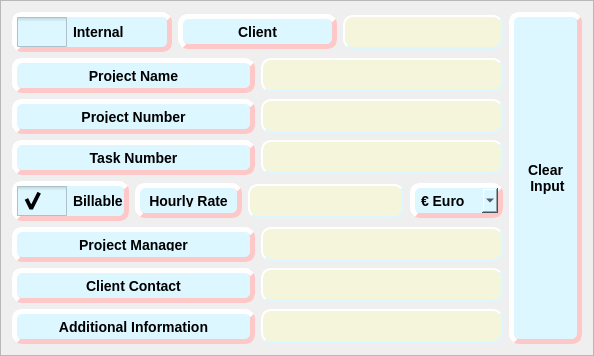
           <widget class="QFrame" name="frame_project_info">
            <property name="frameShape">
             <enum>QFrame::StyledPanel</enum>
            </property>
            <property name="frameShadow">
             <enum>QFrame::Raised</enum>
            </property>
            <layout class="QGridLayout" name="gridLayout_6">
             <item row="0" column="0">
              <layout class="QHBoxLayout" name="horizontalLayout_project_info">
               <item>
                <layout class="QVBoxLayout" name="verticalLayout_project_info">
                 <item>
                  <layout class="QHBoxLayout" name="horizontalLayout1_client">
                   <item>
                    <widget class="QCheckBox" name="checkBox_internal">
                     <property name="styleSheet">
                      <string notr="true">QCheckBox{
	max-width: 150px;
    background-color: rgb(220, 247, 255);
    border-style: outset;
    border-width: 5px;
    border-radius: 10px;
   border-color: rgb(255, 200, 200);
    font: bold 14px;
     padding: 0px;
}
QCheckBox::indicator{
margin-left:10%; margin-right:10%;
width: 30px;
height: 30px;
}

QCheckBox::indicator::unchecked{
	image: url(:/images/icons8-toggle-off-100.png);

}

QCheckBox::indicator::checked{
	image: url(:/images/icons8-toggle-on-100.png);
}
</string>
                     </property>
                     <property name="text">
                      <string>Internal</string>
                     </property>
                     <property name="checked">
                      <bool>false</bool>
                     </property>
                    </widget>
                   </item>
                   <item>
                    <widget class="QLabel" name="label_PI_client">
                     <property name="sizePolicy">
                      <sizepolicy hsizetype="Preferred" vsizetype="Preferred">
                       <horstretch>0</horstretch>
                       <verstretch>0</verstretch>
                      </sizepolicy>
                     </property>
                     <property name="minimumSize">
                      <size>
                       <width>107</width>
                       <height>0</height>
                      </size>
                     </property>
                     <property name="maximumSize">
                      <size>
                       <width>172</width>
                       <height>35</height>
                      </size>
                     </property>
                     <property name="styleSheet">
                      <string notr="true">QLabel{
max-width: 150px;
    background-color: rgb(220, 247, 255);
    border-style: outset;
    border-width: 5px;
    border-radius: 10px;
   border-color: rgb(255, 200, 200);
    font: bold 14px;
    min-width: 5em;
    padding: 6px;
}</string>
                     </property>
                     <property name="text">
                      <string>Client</string>
                     </property>
                     <property name="scaledContents">
                      <bool>false</bool>
                     </property>
                     <property name="alignment">
                      <set>Qt::AlignCenter</set>
                     </property>
                     <property name="wordWrap">
                      <bool>false</bool>
                     </property>
                    </widget>
                   </item>
                   <item>
                    <widget class="QLineEdit" name="lineEdit_PI_client">
                     <property name="sizePolicy">
                      <sizepolicy hsizetype="Minimum" vsizetype="Fixed">
                       <horstretch>0</horstretch>
                       <verstretch>0</verstretch>
                      </sizepolicy>
                     </property>
                     <property name="minimumSize">
                      <size>
                       <width>101</width>
                       <height>0</height>
                      </size>
                     </property>
                     <property name="styleSheet">
                      <string notr="true">QLineEdit
{
background-color:beige;    
border-style:outset;
    border-width: 2px;
    border-radius: 10px;
border-color: rgb(220, 247, 255);
    font: bold 14px;
    min-width: 5em;
    padding: 6px;
}</string>
                     </property>
                    </widget>
                   </item>
                  </layout>
                 </item>
                 <item>
                  <layout class="QHBoxLayout" name="horizontalLayout_p_name">
                   <item>
                    <widget class="QLabel" name="label_PI_p_name">
                     <property name="sizePolicy">
                      <sizepolicy hsizetype="Preferred" vsizetype="Preferred">
                       <horstretch>0</horstretch>
                       <verstretch>0</verstretch>
                      </sizepolicy>
                     </property>
                     <property name="minimumSize">
                      <size>
                       <width>107</width>
                       <height>0</height>
                      </size>
                     </property>
                     <property name="maximumSize">
                      <size>
                       <width>337</width>
                       <height>35</height>
                      </size>
                     </property>
                     <property name="styleSheet">
                      <string notr="true">QLabel{
max-width: 315px;
    background-color: rgb(220, 247, 255);
    border-style: outset;
    border-width: 5px;
    border-radius: 10px;
   border-color: rgb(255, 200, 200);
    font: bold 14px;
    min-width: 5em;
    padding: 6px;
}</string>
                     </property>
                     <property name="text">
                      <string>Project Name</string>
                     </property>
                     <property name="scaledContents">
                      <bool>false</bool>
                     </property>
                     <property name="alignment">
                      <set>Qt::AlignCenter</set>
                     </property>
                     <property name="wordWrap">
                      <bool>false</bool>
                     </property>
                    </widget>
                   </item>
                   <item>
                    <widget class="QLineEdit" name="lineEdit_PI_p_name">
                     <property name="sizePolicy">
                      <sizepolicy hsizetype="Minimum" vsizetype="Fixed">
                       <horstretch>0</horstretch>
                       <verstretch>0</verstretch>
                      </sizepolicy>
                     </property>
                     <property name="minimumSize">
                      <size>
                       <width>101</width>
                       <height>0</height>
                      </size>
                     </property>
                     <property name="styleSheet">
                      <string notr="true">QLineEdit
{
background-color:beige;    
border-style:outset;
    border-width: 2px;
    border-radius: 10px;
border-color: rgb(220, 247, 255);
    font: bold 14px;
    min-width: 5em;
    padding: 6px;
}</string>
                     </property>
                    </widget>
                   </item>
                  </layout>
                 </item>
                 <item>
                  <layout class="QHBoxLayout" name="horizontalLayout_p_number">
                   <item>
                    <widget class="QLabel" name="label_PI_p_number">
                     <property name="sizePolicy">
                      <sizepolicy hsizetype="Preferred" vsizetype="Preferred">
                       <horstretch>0</horstretch>
                       <verstretch>0</verstretch>
                      </sizepolicy>
                     </property>
                     <property name="minimumSize">
                      <size>
                       <width>107</width>
                       <height>0</height>
                      </size>
                     </property>
                     <property name="maximumSize">
                      <size>
                       <width>337</width>
                       <height>35</height>
                      </size>
                     </property>
                     <property name="styleSheet">
                      <string notr="true">QLabel{
	max-width: 315px;
    background-color: rgb(220, 247, 255);
    border-style: outset;
    border-width: 5px;
    border-radius: 10px;
   border-color: rgb(255, 200, 200);
    font: bold 14px;
    min-width: 5em;
    padding: 6px;
}</string>
                     </property>
                     <property name="text">
                      <string>Project Number</string>
                     </property>
                     <property name="scaledContents">
                      <bool>false</bool>
                     </property>
                     <property name="alignment">
                      <set>Qt::AlignCenter</set>
                     </property>
                     <property name="wordWrap">
                      <bool>false</bool>
                     </property>
                    </widget>
                   </item>
                   <item>
                    <widget class="QLineEdit" name="lineEdit_PI_p_number">
                     <property name="sizePolicy">
                      <sizepolicy hsizetype="Minimum" vsizetype="Fixed">
                       <horstretch>0</horstretch>
                       <verstretch>0</verstretch>
                      </sizepolicy>
                     </property>
                     <property name="minimumSize">
                      <size>
                       <width>101</width>
                       <height>0</height>
                      </size>
                     </property>
                     <property name="styleSheet">
                      <string notr="true">QLineEdit
{
background-color:beige;    
border-style:outset;
    border-width: 2px;
    border-radius: 10px;
border-color: rgb(220, 247, 255);
    font: bold 14px;
    min-width: 5em;
    padding: 6px;
}</string>
                     </property>
                    </widget>
                   </item>
                  </layout>
                 </item>
                 <item>
                  <layout class="QHBoxLayout" name="horizontalLayout_t_number">
                   <item>
                    <widget class="QLabel" name="label_PI_t_number">
                     <property name="sizePolicy">
                      <sizepolicy hsizetype="Preferred" vsizetype="Preferred">
                       <horstretch>0</horstretch>
                       <verstretch>0</verstretch>
                      </sizepolicy>
                     </property>
                     <property name="minimumSize">
                      <size>
                       <width>107</width>
                       <height>0</height>
                      </size>
                     </property>
                     <property name="maximumSize">
                      <size>
                       <width>337</width>
                       <height>35</height>
                      </size>
                     </property>
                     <property name="styleSheet">
                      <string notr="true">QLabel{
max-width: 315px;
    background-color: rgb(220, 247, 255);
    border-style: outset;
    border-width: 5px;
    border-radius: 10px;
   border-color: rgb(255, 200, 200);
    font: bold 14px;
    min-width: 5em;
    padding: 6px;
}</string>
                     </property>
                     <property name="text">
                      <string>Task Number</string>
                     </property>
                     <property name="scaledContents">
                      <bool>false</bool>
                     </property>
                     <property name="alignment">
                      <set>Qt::AlignCenter</set>
                     </property>
                     <property name="wordWrap">
                      <bool>false</bool>
                     </property>
                    </widget>
                   </item>
                   <item>
                    <widget class="QLineEdit" name="lineEdit_PI_t_number">
                     <property name="sizePolicy">
                      <sizepolicy hsizetype="Minimum" vsizetype="Fixed">
                       <horstretch>0</horstretch>
                       <verstretch>0</verstretch>
                      </sizepolicy>
                     </property>
                     <property name="minimumSize">
                      <size>
                       <width>101</width>
                       <height>0</height>
                      </size>
                     </property>
                     <property name="styleSheet">
                      <string notr="true">QLineEdit
{
background-color:beige;    
border-style:outset;
    border-width: 2px;
    border-radius: 10px;
border-color: rgb(220, 247, 255);
    font: bold 14px;
    min-width: 5em;
    padding: 6px;
}</string>
                     </property>
                    </widget>
                   </item>
                  </layout>
                 </item>
                 <item>
                  <layout class="QHBoxLayout" name="horizontalLayout_currency">
                   <item>
                    <widget class="QCheckBox" name="checkBox_billable">
                     <property name="styleSheet">
                      <string notr="true">QCheckBox{
max-width: 150px;

    background-color: rgb(220, 247, 255);
    border-style: outset;
    border-width: 5px;
    border-radius: 10px;
   border-color: rgb(255, 200, 200);
    font: bold 14px;
     padding: 0px;
}
QCheckBox::indicator{
margin-left:10%; margin-right:10%;
width: 30px;
height: 30px;
}

QCheckBox::indicator::unchecked{
	image: url(:/images/icons8-toggle-off-100.png);

}

QCheckBox::indicator::checked{
	image: url(:/images/icons8-toggle-on-100.png);
}
</string>
                     </property>
                     <property name="text">
                      <string>Billable</string>
                     </property>
                     <property name="checked">
                      <bool>true</bool>
                     </property>
                    </widget>
                   </item>
                   <item>
                    <widget class="QLabel" name="label_PI_rate">
                     <property name="sizePolicy">
                      <sizepolicy hsizetype="Preferred" vsizetype="Preferred">
                       <horstretch>0</horstretch>
                       <verstretch>0</verstretch>
                      </sizepolicy>
                     </property>
                     <property name="minimumSize">
                      <size>
                       <width>107</width>
                       <height>0</height>
                      </size>
                     </property>
                     <property name="maximumSize">
                      <size>
                       <width>172</width>
                       <height>35</height>
                      </size>
                     </property>
                     <property name="styleSheet">
                      <string notr="true">QLabel{
max-width: 150px;
    background-color: rgb(220, 247, 255);
    border-style: outset;
    border-width: 5px;
    border-radius: 10px;
   border-color: rgb(255, 200, 200);
    font: bold 14px;
    min-width: 5em;
    padding: 6px;
}</string>
                     </property>
                     <property name="text">
                      <string>Hourly Rate</string>
                     </property>
                     <property name="scaledContents">
                      <bool>false</bool>
                     </property>
                     <property name="alignment">
                      <set>Qt::AlignCenter</set>
                     </property>
                     <property name="wordWrap">
                      <bool>false</bool>
                     </property>
                    </widget>
                   </item>
                   <item>
                    <widget class="QLineEdit" name="lineEdit_PI_rate">
                     <property name="sizePolicy">
                      <sizepolicy hsizetype="Minimum" vsizetype="Fixed">
                       <horstretch>0</horstretch>
                       <verstretch>0</verstretch>
                      </sizepolicy>
                     </property>
                     <property name="minimumSize">
                      <size>
                       <width>0</width>
                       <height>0</height>
                      </size>
                     </property>
                     <property name="styleSheet">
                      <string notr="true">QLineEdit
{
background-color:beige;    
border-style:outset;
    border-width: 2px;
    border-radius: 10px;
border-color: rgb(220, 247, 255);
    font: bold 14px;
    padding: 6px;
}</string>
                     </property>
                    </widget>
                   </item>
                   <item>
                    <widget class="QComboBox" name="comboBox_PI_currency">
                     <property name="maximumSize">
                      <size>
                       <width>172</width>
                       <height>35</height>
                      </size>
                     </property>
                     <property name="styleSheet">
                      <string notr="true">QComboBox{
max-width: 150px;
    background-color: rgb(220, 247, 255);
    border-style: outset;
    border-width: 5px;
    border-radius: 10px;
   border-color: rgb(255, 200, 200);
    font: bold 14px;
    min-width: 10em;
    padding: 6px;
}
QComboBox::hover{
    background-color:rgb(206, 232, 255) ;
	border-style: outset;
    border-width: 5px;
    border-radius: 10px;
	border-color: rgb(255, 144, 144);
    font: bold 14px;
    min-width: 10em;
    padding: 6px;
}</string>
                     </property>
                     <item>
                      <property name="text">
                       <string>€ Euro</string>
                      </property>
                     </item>
                     <item>
                      <property name="text">
                       <string>$ Dollar</string>
                      </property>
                     </item>
                    </widget>
                   </item>
                  </layout>
                 </item>
                 <item>
                  <layout class="QHBoxLayout" name="horizontalLayout_p_manager">
                   <item>
                    <widget class="QLabel" name="label_PI_p_manager">
                     <property name="sizePolicy">
                      <sizepolicy hsizetype="Preferred" vsizetype="Preferred">
                       <horstretch>0</horstretch>
                       <verstretch>0</verstretch>
                      </sizepolicy>
                     </property>
                     <property name="minimumSize">
                      <size>
                       <width>107</width>
                       <height>0</height>
                      </size>
                     </property>
                     <property name="maximumSize">
                      <size>
                       <width>337</width>
                       <height>35</height>
                      </size>
                     </property>
                     <property name="styleSheet">
                      <string notr="true">QLabel{
max-width: 315px;
    background-color: rgb(220, 247, 255);
    border-style: outset;
    border-width: 5px;
    border-radius: 10px;
   border-color: rgb(255, 200, 200);
    font: bold 14px;
    min-width: 5em;
    padding: 6px;
}</string>
                     </property>
                     <property name="text">
                      <string>Project Manager</string>
                     </property>
                     <property name="scaledContents">
                      <bool>false</bool>
                     </property>
                     <property name="alignment">
                      <set>Qt::AlignCenter</set>
                     </property>
                     <property name="wordWrap">
                      <bool>false</bool>
                     </property>
                    </widget>
                   </item>
                   <item>
                    <widget class="QLineEdit" name="lineEdit_PI_p_manager">
                     <property name="sizePolicy">
                      <sizepolicy hsizetype="Minimum" vsizetype="Fixed">
                       <horstretch>0</horstretch>
                       <verstretch>0</verstretch>
                      </sizepolicy>
                     </property>
                     <property name="minimumSize">
                      <size>
                       <width>101</width>
                       <height>0</height>
                      </size>
                     </property>
                     <property name="styleSheet">
                      <string notr="true">QLineEdit
{
background-color:beige;    
border-style:outset;
    border-width: 2px;
    border-radius: 10px;
border-color: rgb(220, 247, 255);
    font: bold 14px;
    min-width: 5em;
    padding: 6px;
}</string>
                     </property>
                    </widget>
                   </item>
                  </layout>
                 </item>
                 <item>
                  <layout class="QHBoxLayout" name="horizontalLayout1_client_contact">
                   <item>
                    <widget class="QLabel" name="label_PI_client_contact">
                     <property name="sizePolicy">
                      <sizepolicy hsizetype="Preferred" vsizetype="Preferred">
                       <horstretch>0</horstretch>
                       <verstretch>0</verstretch>
                      </sizepolicy>
                     </property>
                     <property name="minimumSize">
                      <size>
                       <width>107</width>
                       <height>0</height>
                      </size>
                     </property>
                     <property name="maximumSize">
                      <size>
                       <width>337</width>
                       <height>35</height>
                      </size>
                     </property>
                     <property name="styleSheet">
                      <string notr="true">QLabel{
max-width: 315px;
    background-color: rgb(220, 247, 255);
    border-style: outset;
    border-width: 5px;
    border-radius: 10px;
   border-color: rgb(255, 200, 200);
    font: bold 14px;
    min-width: 5em;
    padding: 6px;
}</string>
                     </property>
                     <property name="text">
                      <string>Client Contact</string>
                     </property>
                     <property name="scaledContents">
                      <bool>false</bool>
                     </property>
                     <property name="alignment">
                      <set>Qt::AlignCenter</set>
                     </property>
                     <property name="wordWrap">
                      <bool>false</bool>
                     </property>
                    </widget>
                   </item>
                   <item>
                    <widget class="QLineEdit" name="lineEdit_PI_client_contact">
                     <property name="enabled">
                      <bool>true</bool>
                     </property>
                     <property name="sizePolicy">
                      <sizepolicy hsizetype="Minimum" vsizetype="Fixed">
                       <horstretch>0</horstretch>
                       <verstretch>0</verstretch>
                      </sizepolicy>
                     </property>
                     <property name="minimumSize">
                      <size>
                       <width>101</width>
                       <height>0</height>
                      </size>
                     </property>
                     <property name="styleSheet">
                      <string notr="true">QLineEdit
{
background-color:beige;    
border-style:outset;
    border-width: 2px;
    border-radius: 10px;
border-color: rgb(220, 247, 255);
    font: bold 14px;
    min-width: 5em;
    padding: 6px;
}</string>
                     </property>
                    </widget>
                   </item>
                  </layout>
                 </item>
                 <item>
                  <layout class="QHBoxLayout" name="horizontalLayout_add_info">
                   <item>
                    <widget class="QLabel" name="label_PI_add_info">
                     <property name="sizePolicy">
                      <sizepolicy hsizetype="Preferred" vsizetype="Preferred">
                       <horstretch>0</horstretch>
                       <verstretch>0</verstretch>
                      </sizepolicy>
                     </property>
                     <property name="minimumSize">
                      <size>
                       <width>107</width>
                       <height>0</height>
                      </size>
                     </property>
                     <property name="maximumSize">
                      <size>
                       <width>337</width>
                       <height>35</height>
                      </size>
                     </property>
                     <property name="styleSheet">
                      <string notr="true">QLabel{
max-width: 315px;
    background-color: rgb(220, 247, 255);
    border-style: outset;
    border-width: 5px;
    border-radius: 10px;
   border-color: rgb(255, 200, 200);
    font: bold 14px;
    min-width: 5em;
    padding: 6px;
}</string>
                     </property>
                     <property name="text">
                      <string>Additional Information</string>
                     </property>
                     <property name="scaledContents">
                      <bool>false</bool>
                     </property>
                     <property name="alignment">
                      <set>Qt::AlignCenter</set>
                     </property>
                     <property name="wordWrap">
                      <bool>false</bool>
                     </property>
                    </widget>
                   </item>
                   <item>
                    <widget class="QLineEdit" name="lineEdit_PI_add_info">
                     <property name="sizePolicy">
                      <sizepolicy hsizetype="Minimum" vsizetype="Fixed">
                       <horstretch>0</horstretch>
                       <verstretch>0</verstretch>
                      </sizepolicy>
                     </property>
                     <property name="styleSheet">
                      <string notr="true">QLineEdit
{
background-color:beige;    
border-style:outset;
    border-width: 2px;
    border-radius: 10px;
border-color: rgb(220, 247, 255);
    font: bold 14px;
    min-width: 5em;
    padding: 6px;
}</string>
                     </property>
                    </widget>
                   </item>
                  </layout>
                 </item>
                </layout>
               </item>
               <item>
                <widget class="QPushButton" name="pushButton_PI_clear_input">
                 <property name="sizePolicy">
                  <sizepolicy hsizetype="Minimum" vsizetype="Minimum">
                   <horstretch>0</horstretch>
                   <verstretch>0</verstretch>
                  </sizepolicy>
                 </property>
                 <property name="minimumSize">
                  <size>
                   <width>73</width>
                   <height>210</height>
                  </size>
                 </property>
                 <property name="maximumSize">
                  <size>
                   <width>65</width>
                   <height>16777215</height>
                  </size>
                 </property>
                 <property name="layoutDirection">
                  <enum>Qt::LeftToRight</enum>
                 </property>
                 <property name="styleSheet">
                  <string notr="true">QPushButton{
    background-color: rgb(220, 247, 255);
    border-style: outset;
    border-width: 5px;
    border-radius: 10px;
   border-color: rgb(255, 200, 200);
    font: bold 14px;
    min-width: 3em;
    padding: 6px;
}
QPushButton::hover{
	background-color: rgb(255, 144, 144);
	border-style: outset;
    border-width: 2px;
    border-radius: 10px;
    border-color:rgb(255, 144, 144);
    font: bold 14px;
    min-width: 3em;
    padding: 6px;
}</string>
                 </property>
                 <property name="text">
                  <string>Clear 
 Input</string>
                 </property>
                </widget>
               </item>
              </layout>
             </item>
            </layout>
           </widget>
